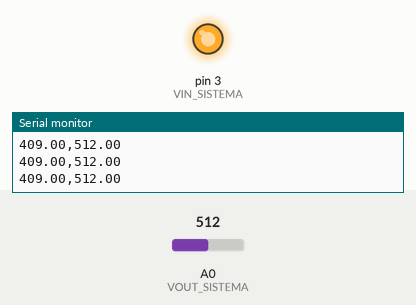
This sketch was run on a simulated Arduino Uno, built with avr-gcc and run on an emulated ATmega328P. Parts: output pins drawn as LEDs (lit = HIGH), the last lines printed to the serial monitor. Inputs (shaded band) come from the test bench; at power-on: A0 (VOUT_SISTEMA) = 512.

Above: at 1.3 s.
1.4 s: A0 (VOUT_SISTEMA) set to 306
At 3.63 s:
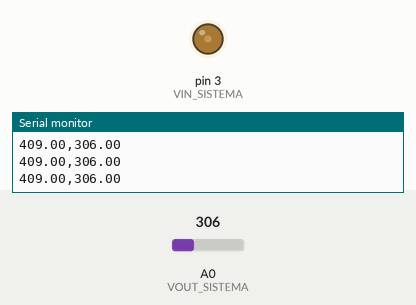
4.4 s: A0 (VOUT_SISTEMA) set to 0
At 4.64 s:
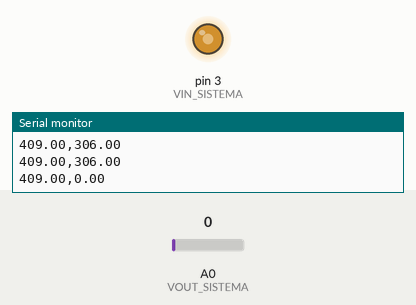
7.0 s: A0 (VOUT_SISTEMA) set to 419
At 7.4 s:
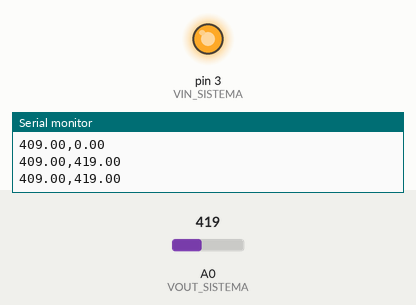
Timing chart, 0 to 16.0 s (numbered marks = the images above; inputs shaded):
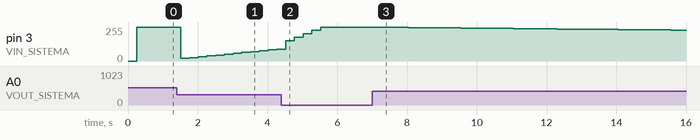

Measured:
- after the input at 1.4 s, pin 3 (VIN_SISTEMA): 255/255 → 19/255 after 0.11 s, → 25/255 0.25 s later, → 32/255 0.25 s later, → 38/255 0.25 s later, … (12 changes in this stretch)
- after the input at 7.0 s, pin 3 (VIN_SISTEMA): moves from 255/255 to 232/255 over 8.5 s, starting at once

The sketch:

trabalho_sistemas_controle.ino
```cpp
/** =============================================================================================================
  Projeto: Controlador PI com Arduino - Atividade da disciplina Sistemas de Contorle
  Utilizado: Arduino UNO, circuito RCRC
  @file trabalho_sistemas_controle.ino
  @author(s) Yhan Christian Souza Silva | Simone Leite da Silva Gimenes
  @date  12/03/2021
  @version V.1.0.0

          **DESCRIÇÃO DE FUNCIONAMENTO DO FIRMWARE**

  -firmware que ajusta tensão de entrada sistem VIN_SISTEMA (saída PWM 3) arduino de acordo com a leitura
  - do VOUT_SISTEMA (entrada analógica A0) que faz a leitura do valor analógico atual, compara com o valor
  - setpoint e executa algoritmo PID para manter valor de acordo com o setpoint

          **TABELA SETPOINT VALORES DE SETPOINT CONVERTIDOS EM TENSAO**

                                Valor (ADC)  Tensão
                                      0         0
                                     102       0.5
                                     205        1
                                     307       1.5
                                     409        2
                                     512       2.5

  - O circuito trata-se de um RCRC com divisor resistivo, mesmo que a saída PWM seja 255 (5V) na entrada do
  circuito. A saída ficará em aproximadamente 2.5V.

  ================================================================================================================ */

// ========================================= Defines e Hardware =================================================

#define VIN_SISTEMA 3
#define VOUT_SISTEMA A0

#define PWM_MINIMO 0
#define PWM_MAXIMO 255

#define ADC_MINIMO 0
#define ADC_MAXIMO 1023

#define SETPOINT 409
#define TEMPO_AMOSTRAGEM 250E-3
#define TEMPO_ATUALIZACAO (TEMPO_AMOSTRAGEM * 1000)

// ================================== Variáveis e Constantes (Globais) ============================================

uint16_t pwm = PWM_MINIMO;
double kp = 0.5, ki = 1.0, kd = 0.0, erroMedido, proporcional, integral, derivativo,
       pid, medida, ultimaMedida, leituraSaidaSistema, setpoint = SETPOINT;
unsigned long ultimaAtualizacao;

// =================================== Protótipo Funções Auxiliares  ===============================================

void controlePID();
void exibeDadosSerial();
// ============================================== Setup ==========================================================

void setup()
{
  pinMode(VIN_SISTEMA, OUTPUT);
  analogWrite(VIN_SISTEMA, pwm);
  Serial.begin(9600);
}

// ============================================== Loop =============================================================

void loop()
{

  //Executa PID a cada estouro TIMER

  if ((long)millis() - ultimaAtualizacao >= TEMPO_ATUALIZACAO)
  {

    leituraSaidaSistema = analogRead(VOUT_SISTEMA);
    controlePID();
    analogWrite(VIN_SISTEMA, pwm);

    Serial.print(float(SETPOINT));
    Serial.print(",");
    Serial.println(leituraSaidaSistema);
    ultimaAtualizacao = millis();
  }
}


// ========================================= Funções Auxiliares=====================================================

//Realiza algoritmo PID

void controlePID()
{
  medida = leituraSaidaSistema;

  erroMedido = SETPOINT - medida;

  proporcional = erroMedido * kp;

  integral += (erroMedido * ki) * TEMPO_AMOSTRAGEM;

  //Filtro anti-windup

  if(integral > ADC_MAXIMO)
  {
    integral = ADC_MAXIMO;
  }

  else if (integral < ADC_MINIMO)
  {
    integral = ADC_MINIMO;
  }

  derivativo = ((ultimaMedida - medida) * kd) / TEMPO_AMOSTRAGEM;

  pid = proporcional + integral + derivativo;

  pwm = pid / 4;

//Limita entre valores máximo e minimo
  if (pwm > PWM_MAXIMO)
  {
    pwm = PWM_MAXIMO;
  }
  ultimaMedida = medida;
}
```
